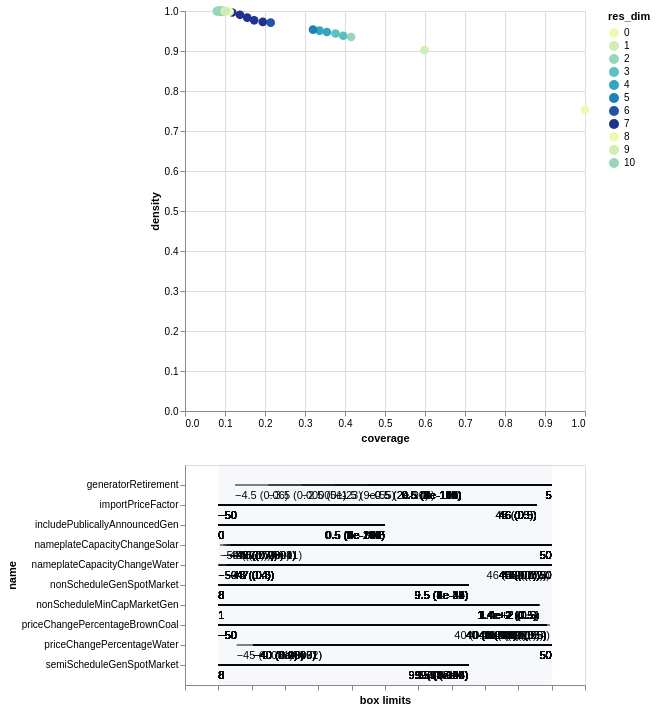

The notebook cell this image was saved under:
### Code cell
box1.inspect_tradeoff()

### Figure 1 — Vega-Lite specification as saved in the notebook (floating-point values rounded to 4 significant figures; data arrays with more than 128 entries replaced by an {"elided": "..."} marker saying what was removed)
{"config": {"view": {"continuousWidth": 400, "continuousHeight": 300}}, "vconcat": [{"data": {"name": "data-d18ce96568fdeded739913aa87bf562f"}, "mark": {"type": "circle", "size": 75}, "encoding": {"color": {"type": "ordinal", "field": "res_dim", "scale": {"range": ["#eff9b6", "#d0edb3", "#97d6b9", "#5dc0c0", "#31a5c2", "#1f80b8", "#2354a3", "#21318d"]}}, "opacity": {"condition": {"value": 1, "selection": "selector002"}, "value": 0.4}, "tooltip": [{"type": "ordinal", "field": "id"}, {"type": "quantitative", "field": "coverage", "format": ".2"}, {"type": "quantitative", "field": "density", "format": ".2"}, {"type": "ordinal", "field": "res_dim"}], "x": {"type": "quantitative", "field": "coverage"}, "y": {"type": "quantitative", "field": "density"}}, "height": 400, "selection": {"selector002": {"type": "single", "fields": ["id"]}}, "width": 400}, {"layer": [{"data": {"name": "data-ea61c796bb7cf276532fc0a999845a7d"}, "mark": "rule", "encoding": {"x": {"type": "quantitative", "axis": {"grid": false, "labels": false, "title": "box limits"}, "field": "x_lower", "scale": {"domain": [0, 1], "padding": 0.1}}, "x2": {"field": "x_upper"}, "y": {"type": "nominal", "field": "name", "scale": {"padding": 1.0}}}, "transform": [{"calculate": "(datum.x1-datum.minimum)/(datum.maximum-datum.minimum)", "as": "x_lower"}, {"calculate": "(datum.x2-datum.minimum)/(datum.maximum-datum.minimum)", "as": "x_upper"}, {"filter": {"selection": "selector002"}}], "width": 400}, {"data": {"name": "data-ea61c796bb7cf276532fc0a999845a7d"}, "mark": {"type": "text", "align": "left", "baseline": "top", "dy": 5}, "encoding": {"text": {"type": "ordinal", "field": "text"}, "x": {"type": "quantitative", "axis": {"grid": false, "labels": false, "title": "box limits"}, "field": "x_lower", "scale": {"domain": [0, 1], "padding": 0.1}}, "x2": {"field": "x_upper"}, "y": {"type": "nominal", "field": "name", "scale": {"padding": 1.0}}}, "transform": [{"calculate": "(datum.x1-datum.minimum)/(datum.maximum-datum.minimum)", "as": "x_lower"}, {"calculate": "(datum.x2-datum.minimum)/(datum.maximum-datum.minimum)", "as": "x_upper"}, {"filter": {"selection": "selector002"}}, {"calculate": "datum.qp_lower>0?format(datum.x1, \".2\")+\" (\"+format(datum.qp_lower, \".1~g\")+\")\" :format(datum.x1, \".2\")", "as": "text"}], "width": 400}, {"data": {"name": "data-ea61c796bb7cf276532fc0a999845a7d"}, "mark": {"type": "text", "align": "right", "baseline": "top", "dy": 5}, "encoding": {"text": {"type": "ordinal", "field": "text"}, "x": {"type": "quantitative", "field": "x_upper"}, "x2": {"field": "x_upper"}, "y": {"type": "nominal", "field": "name", "scale": {"padding": 1.0}}}, "transform": [{"calculate": "(datum.x1-datum.minimum)/(datum.maximum-datum.minimum)", "as": "x_lower"}, {"calculate": "(datum.x2-datum.minimum)/(datum.maximum-datum.minimum)", "as": "x_upper"}, {"filter": {"selection": "selector002"}}, {"calculate": "datum.qp_upper>0?format(datum.x2, \".2\")+\" (\"+format(datum.qp_upper, \".1\")+\")\" :format(datum.x2, \".2\")", "as": "text"}], "width": 400}, {"data": {"name": "data-bb8d07f6df3d47a6a475317795287b23"}, "mark": {"type": "rect", "opacity": 0.05}, "encoding": {"x": {"type": "quantitative", "field": "start"}, "x2": {"field": "end"}}}, {"data": {"name": "data-d751713988987e9331980363e24189ce"}, "mark": "point", "encoding": {"x": {"type": "quantitative", "field": "x"}, "y": {"type": "nominal", "field": "name"}}, "transform": [{"filter": {"selection": "selector002"}}], "width": 400}, {"data": {"name": "data-d751713988987e9331980363e24189ce"}, "mark": {"type": "text", "align": "center", "baseline": "top", "dy": 5}, "encoding": {"text": {"type": "nominal", "field": "item"}, "x": {"type": "quantitative", "field": "x"}, "y": {"type": "nominal", "field": "name"}}, "transform": [{"filter": {"selection": "selector002"}}], "width": 400}]}], "$schema": "https://vega.github.io/schema/vega-lite/v4.0.2.json", "datasets": {"data-d18ce96568fdeded739913aa87bf562f": [{"coverage": 1.0, "density": 0.7532, "id": 0, "mass": 1.0, "mean": 0.7532, "res_dim": 0}, {"coverage": 0.599, "density": 0.9023, "id": 1, "mass": 0.5, "mean": 0.9023, "res_dim": 1}, {"coverage": 0.4153, "density": 0.935, "id": 2, "mass": 0.3345, "mean": 0.935, "res_dim": 2}, {"coverage": 0.3955, "density": 0.9382, "id": 3, "mass": 0.3175, "mean": 0.9382, "res_dim": 3}, {"coverage": 0.3763, "density": 0.9438, "id": 4, "mass": 0.3003, "mean": 0.9438, "res_dim": 3}, {"coverage": 0.3548, "density": 0.9474, "id": 5, "mass": 0.282, "mean": 0.9474, "res_dim": 4}, {"coverage": 0.3363, "density": 0.951, "id": 6, "mass": 0.2664, "mean": 0.951, "res_dim": 4}, {"coverage": 0.32, "density": 0.9534, "id": 7, "mass": 0.2528, "mean": 0.9534, "res_dim": 5}, {"coverage": 0.2142, "density": 0.9708, "id": 8, "mass": 0.1662, "mean": 0.9708, "res_dim": 6}, {"coverage": 0.1945, "density": 0.9727, "id": 9, "mass": 0.1506, "mean": 0.9727, "res_dim": 7}, {"coverage": 0.1729, "density": 0.9767, "id": 10, "mass": 0.1333, "mean": 0.9767, "res_dim": 7}, {"coverage": 0.1556, "density": 0.9833, "id": 11, "mass": 0.1192, "mean": 0.9833, "res_dim": 7}, {"coverage": 0.1375, "density": 0.9905, "id": 12, "mass": 0.1045, "mean": 0.9905, "res_dim": 7}, {"coverage": 0.1182, "density": 0.9964, "id": 13, "mass": 0.08938, "mean": 0.9964, "res_dim": 7}, {"coverage": 0.1117, "density": 0.998, "id": 14, "mass": 0.08426, "mean": 0.998, "res_dim": 8}, {"coverage": 0.09427, "density": 0.9994, "id": 15, "mass": 0.07104, "mean": 0.9994, "res_dim": 8}, {"coverage": 0.08953, "density": 0.9995, "id": 16, "mass": 0.06746, "mean": 0.9995, "res_dim": 9}, {"coverage": 0.08478, "density": 0.9996, "id": 17, "mass": 0.06387, "mean": 0.9996, "res_dim": 9}, {"coverage": 0.0796, "density": 0.9997, "id": 18, "mass": 0.05997, "mean": 0.9997, "res_dim": 10}, {"coverage": 0.08077, "density": 0.9997, "id": 19, "mass": 0.06085, "mean": 0.9997, "res_dim": 10}, {"coverage": 0.08198, "density": 0.9997, "id": 20, "mass": 0.06176, "mean": 0.9997, "res_dim": 10}, {"coverage": 0.08321, "density": 0.9997, "id": 21, "mass": 0.06268, "mean": 0.9997, "res_dim": 10}, {"coverage": 0.08444, "density": 0.9998, "id": 22, "mass": 0.06361, "mean": 0.9998, "res_dim": 10}, {"coverage": 0.08545, "density": 0.9998, "id": 23, "mass": 0.06437, "mean": 0.9998, "res_dim": 10}, {"coverage": 0.08635, "density": 0.9998, "id": 24, "mass": 0.06505, "mean": 0.9998, "res_dim": 10}, {"coverage": 0.0871, "density": 0.9998, "id": 25, "mass": 0.06562, "mean": 0.9998, "res_dim": 10}, {"coverage": 0.08748, "density": 0.9998, "id": 26, "mass": 0.0659, "mean": 0.9998, "res_dim": 10}, {"coverage": 0.08787, "density": 0.9998, "id": 27, "mass": 0.0662, "mean": 0.9998, "res_dim": 10}, {"coverage": 0.08879, "density": 0.9998, "id": 28, "mass": 0.06689, "mean": 0.9998, "res_dim": 10}, {"coverage": 0.09003, "density": 0.9998, "id": 29, "mass": 0.06782, "mean": 0.9998, "res_dim": 10}, {"coverage": 0.09042, "density": 0.9998, "id": 30, "mass": 0.06812, "mean": 0.9998, "res_dim": 10}, {"coverage": 0.09168, "density": 0.9998, "id": 31, "mass": 0.06906, "mean": 0.9998, "res_dim": 10}, {"coverage": 0.09321, "density": 0.9998, "id": 32, "mass": 0.07021, "mean": 0.9998, "res_dim": 10}, {"coverage": 0.09388, "density": 0.9998, "id": 33, "mass": 0.07072, "mean": 0.9998, "res_dim": 10}, {"coverage": 0.09428, "density": 0.9998, "id": 34, "mass": 0.07102, "mean": 0.9998, "res_dim": 10}, {"coverage": 0.09587, "density": 0.9998, "id": 35, "mass": 0.07222, "mean": 0.9998, "res_dim": 10}, {"coverage": 0.09659, "density": 0.9998, "id": 36, "mass": 0.07276, "mean": 0.9998, "res_dim": 10}, {"coverage": 0.09754, "density": 0.9998, "id": 37, "mass": 0.07348, "mean": 0.9998, "res_dim": 10}, {"coverage": 0.09901, "density": 0.9998, "id": 38, "mass": 0.07459, "mean": 0.9998, "res_dim": 9}, {"coverage": 0.1017, "density": 0.9998, "id": 39, "mass": 0.07659, "mean": 0.9998, "res_dim": 9}], "data-ea61c796bb7cf276532fc0a999845a7d": {"elided": "315 records"}, "data-bb8d07f6df3d47a6a475317795287b23": [{"end": 1, "start": 0}], "data-d751713988987e9331980363e24189ce": []}}
